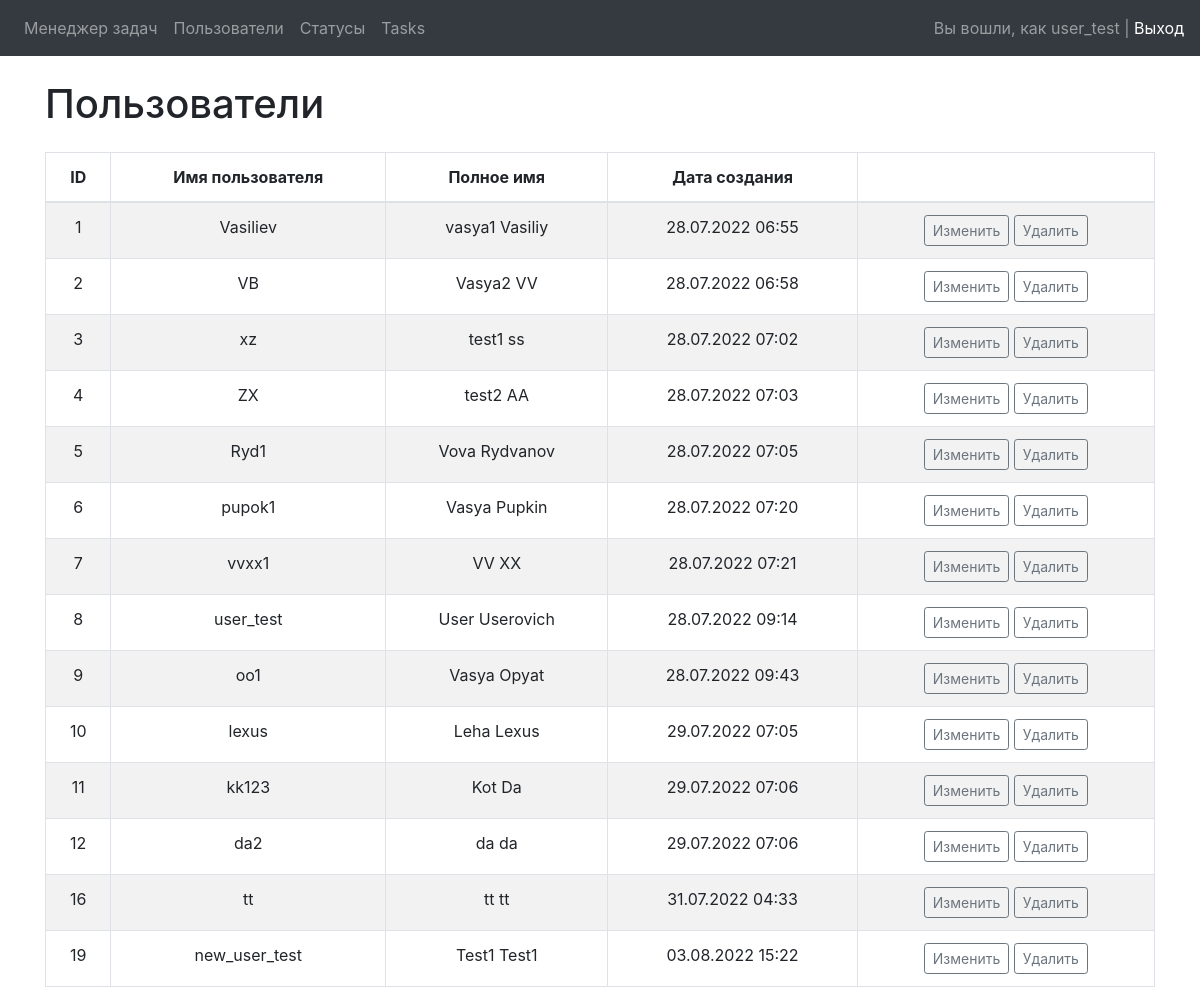
/users/ (signed in), run on the app's committed database.
### users/models.py (models this page shows)
class MyUser(AbstractUser):
    def __str__(self):
        return self.get_full_name()
    class Meta:
        verbose_name = 'User'
        verbose_name_plural = 'Users'

### users/views.py (the view)
# urls.py: path('users/', UserListView.as_view(), name='users_list'),
class UserListView(ListView):
    model = MyUser
    template_name = 'users/users_list.html'
    context_object_name = 'users_list'

### users/templates/users/users_list.html (shortened to what this page needs)
{% extends 'base.html' %}
{% load bootstrap4 %}
{% load i18n %}
{% block content %}
<div class="container wrapper flex-grow-1">
    <h1 class="my-4">Пользователи</h1>
    <table class="table table-hover table-striped table-bordered">
        <thead align="center">
        <tr>
            <th>ID</th>
            <th>Имя пользователя</th>
            <th>Полное имя</th>
            <th>Дата создания</th>
            <th></th>
        </tr>
        </thead>
        <tbody>
        {% for user in users_list %}
        {% if not user.is_superuser %}
        <tr>
            <td align="center">{{ user.pk }}</td>
            <td align="center">{{ user.username }}</td>
            <td align="center">{{ user }}</td>
            <td align="center">{{ user.date_joined|date:"d.m.Y H:i" }}</td>
            <td align="center">
                <a href="{% url 'user_update' user.pk %}" style="display: inline-block">
                    <button class="btn btn-outline-secondary btn-sm">Изменить</button>
                </a>
                <a href="{% url 'user_delete' user.pk %}" style="display: inline-block">
                    <button class="btn btn-outline-secondary btn-sm">Удалить</button>
                </a>
            </td>
        </tr>
        {% endif %}
        {% endfor %}
        </tbody>
    </table>
</div>
{% endblock %}

### task_manager/templates/inc/_nav.html (shortened to what this page needs)
{% load i18n %}
<nav class="navbar navbar-expand-lg navbar-dark bg-dark">
    <div class="collapse navbar-collapse" id="navbarSupportedContent">
        {% if user.is_authenticated %}
            <ul class="navbar-nav mr-auto">
                <li class="nav-item"><a class="nav-link" href="{% url 'home' %}">{% trans 'Task manager' %}</a></li>
                <li class="nav-item"><a class="nav-link" href="{% url 'users_list' %}">{% trans 'Users' %}</a></li>
                <li class="nav-item"><a class="nav-link" href="{% url 'status_list' %}">{% trans 'Statuses' %}</a></li>
                <li class="nav-item"><a class="nav-link" href="{% url 'task_list' %}">{% trans 'Tasks' %}</a></li>
            </ul>
            <span class="navbar-text">
                Вы вошли, как {{ user.username }} | <a href="{% url 'logout' %}">{% trans 'Logout' %}</a>
            </span>
            {% endif %}
    </div>
</nav>

### data on the page
MyUser: username "user_test", pk "8", first_name+last_name "User Userovich", date_joined "28.07.2022 09:14"
MyUser: pk "1", username "Vasiliev", first_name+last_name "vasya1 Vasiliy", date_joined "28.07.2022 06:55"
MyUser: pk "2", username "VB", first_name+last_name "Vasya2 VV", date_joined "28.07.2022 06:58"
MyUser: pk "3", username "xz", first_name+last_name "test1 ss", date_joined "28.07.2022 07:02"
MyUser: pk "4", username "ZX", first_name+last_name "test2 AA", date_joined "28.07.2022 07:03"
MyUser: pk "5", username "Ryd1", first_name+last_name "Vova Rydvanov", date_joined "28.07.2022 07:05"
MyUser: pk "6", username "pupok1", first_name+last_name "Vasya Pupkin", date_joined "28.07.2022 07:20"
MyUser: pk "7", username "vvxx1", first_name+last_name "VV XX", date_joined "28.07.2022 07:21"
MyUser: pk "9", username "oo1", first_name+last_name "Vasya Opyat", date_joined "28.07.2022 09:43"
MyUser: pk "10", username "lexus", first_name+last_name "Leha Lexus", date_joined "29.07.2022 07:05"
MyUser: pk "11", username "kk123", first_name+last_name "Kot Da", date_joined "29.07.2022 07:06"
MyUser: pk "12", username "da2", first_name+last_name "da da", date_joined "29.07.2022 07:06"
MyUser: pk "16", username "tt", first_name+last_name "tt tt", date_joined "31.07.2022 04:33"
MyUser: pk "19", username "new_user_test", first_name+last_name "Test1 Test1", date_joined "03.08.2022 15:22"
